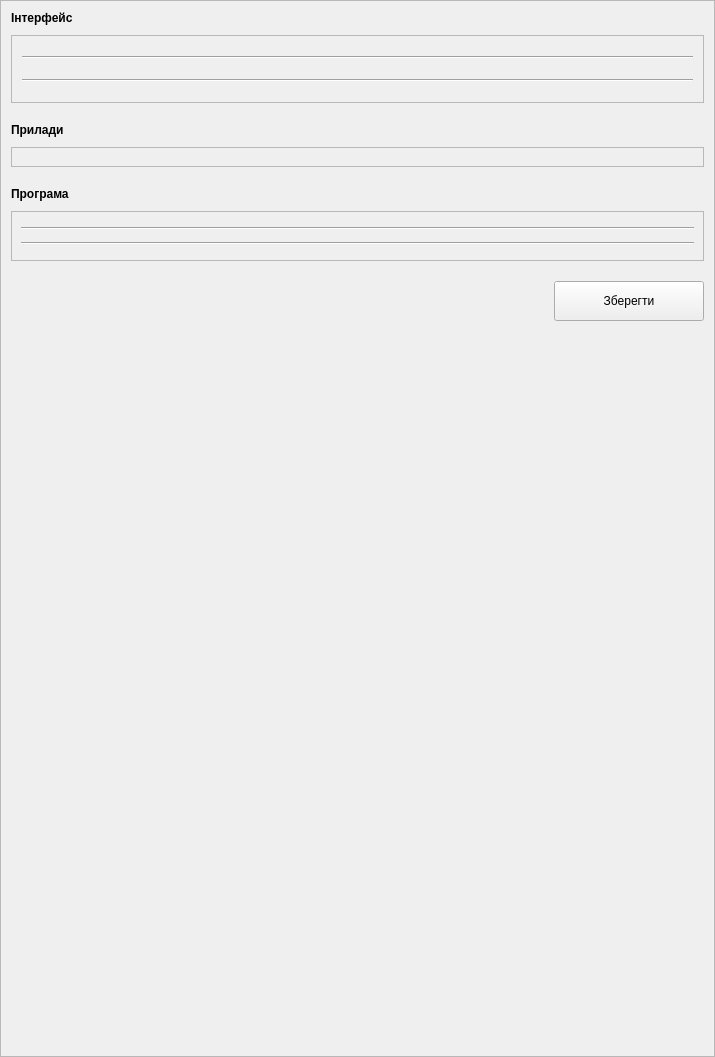
<?xml version="1.0" encoding="UTF-8"?>
<ui version="4.0">
 <class>SettingsPage</class>
 <widget class="QWidget" name="SettingsPage">
  <property name="geometry">
   <rect>
    <x>0</x>
    <y>0</y>
    <width>715</width>
    <height>1057</height>
   </rect>
  </property>
  <property name="windowTitle">
   <string>Form</string>
  </property>
  <layout class="QVBoxLayout" name="verticalLayout">
   <property name="spacing">
    <number>0</number>
   </property>
   <property name="leftMargin">
    <number>0</number>
   </property>
   <property name="topMargin">
    <number>0</number>
   </property>
   <property name="rightMargin">
    <number>0</number>
   </property>
   <property name="bottomMargin">
    <number>0</number>
   </property>
   <item>
    <widget class="QScrollArea" name="scrollArea">
     <property name="sizePolicy">
      <sizepolicy hsizetype="Expanding" vsizetype="Expanding">
       <horstretch>0</horstretch>
       <verstretch>0</verstretch>
      </sizepolicy>
     </property>
     <property name="widgetResizable">
      <bool>true</bool>
     </property>
     <widget class="QWidget" name="scrollAreaWidgetContents">
      <property name="geometry">
       <rect>
        <x>0</x>
        <y>0</y>
        <width>699</width>
        <height>1063</height>
       </rect>
      </property>
      <layout class="QVBoxLayout" name="verticalLayout_4">
       <property name="spacing">
        <number>0</number>
       </property>
       <property name="leftMargin">
        <number>0</number>
       </property>
       <property name="topMargin">
        <number>0</number>
       </property>
       <property name="rightMargin">
        <number>0</number>
       </property>
       <property name="bottomMargin">
        <number>0</number>
       </property>
       <item>
        <widget class="QFrame" name="frameSettings">
         <property name="frameShape">
          <enum>QFrame::Shape::NoFrame</enum>
         </property>
         <layout class="QVBoxLayout" name="verticalLayout_2">
          <property name="spacing">
           <number>20</number>
          </property>
          <property name="leftMargin">
           <number>10</number>
          </property>
          <property name="topMargin">
           <number>10</number>
          </property>
          <property name="rightMargin">
           <number>10</number>
          </property>
          <property name="bottomMargin">
           <number>10</number>
          </property>
          <item>
           <widget class="QFrame" name="FrameUI">
            <layout class="QVBoxLayout" name="verticalLayout_7">
             <property name="spacing">
              <number>10</number>
             </property>
             <property name="leftMargin">
              <number>0</number>
             </property>
             <property name="topMargin">
              <number>0</number>
             </property>
             <property name="rightMargin">
              <number>0</number>
             </property>
             <property name="bottomMargin">
              <number>0</number>
             </property>
             <item>
              <widget class="QLabel" name="label">
               <property name="sizePolicy">
                <sizepolicy hsizetype="Preferred" vsizetype="Maximum">
                 <horstretch>0</horstretch>
                 <verstretch>0</verstretch>
                </sizepolicy>
               </property>
               <property name="font">
                <font>
                 <bold>true</bold>
                </font>
               </property>
               <property name="text">
                <string>Інтерфейс</string>
               </property>
              </widget>
             </item>
             <item>
              <widget class="QFrame" name="subFrameInterface">
               <property name="frameShape">
                <enum>QFrame::Shape::StyledPanel</enum>
               </property>
               <layout class="QVBoxLayout" name="verticalLayout_3">
                <property name="spacing">
                 <number>10</number>
                </property>
                <property name="leftMargin">
                 <number>10</number>
                </property>
                <property name="topMargin">
                 <number>10</number>
                </property>
                <property name="rightMargin">
                 <number>10</number>
                </property>
                <property name="bottomMargin">
                 <number>10</number>
                </property>
                <item>
                 <widget class="SettingsFieldCombobox" name="fontSizeMod" native="true"/>
                </item>
                <item>
                 <widget class="Line" name="line">
                  <property name="orientation">
                   <enum>Qt::Orientation::Horizontal</enum>
                  </property>
                 </widget>
                </item>
                <item>
                 <widget class="SettingsFieldCombobox" name="fontDeltaSize" native="true"/>
                </item>
                <item>
                 <widget class="Line" name="line_2">
                  <property name="orientation">
                   <enum>Qt::Orientation::Horizontal</enum>
                  </property>
                 </widget>
                </item>
                <item>
                 <widget class="SettingsFieldCombobox" name="appTheme" native="true"/>
                </item>
               </layout>
              </widget>
             </item>
            </layout>
           </widget>
          </item>
          <item>
           <widget class="QFrame" name="frameDeviceList">
            <property name="frameShape">
             <enum>QFrame::Shape::NoFrame</enum>
            </property>
            <property name="frameShadow">
             <enum>QFrame::Shadow::Raised</enum>
            </property>
            <layout class="QVBoxLayout" name="verticalLayout_8">
             <property name="spacing">
              <number>10</number>
             </property>
             <property name="leftMargin">
              <number>0</number>
             </property>
             <property name="topMargin">
              <number>0</number>
             </property>
             <property name="rightMargin">
              <number>0</number>
             </property>
             <property name="bottomMargin">
              <number>0</number>
             </property>
             <item>
              <widget class="QLabel" name="label_4">
               <property name="font">
                <font>
                 <bold>true</bold>
                </font>
               </property>
               <property name="text">
                <string>Прилади</string>
               </property>
              </widget>
             </item>
             <item>
              <widget class="QFrame" name="subFrameDevices">
               <property name="frameShape">
                <enum>QFrame::Shape::StyledPanel</enum>
               </property>
               <property name="frameShadow">
                <enum>QFrame::Shadow::Raised</enum>
               </property>
               <layout class="QVBoxLayout" name="verticalLayout_11">
               </layout>
              </widget>
             </item>
            </layout>
           </widget>
          </item>
          <item>
           <widget class="QFrame" name="FrameProg">
            <property name="frameShape">
             <enum>QFrame::Shape::NoFrame</enum>
            </property>
            <layout class="QVBoxLayout" name="verticalLayout_9">
             <property name="spacing">
              <number>10</number>
             </property>
             <property name="leftMargin">
              <number>0</number>
             </property>
             <property name="topMargin">
              <number>0</number>
             </property>
             <property name="rightMargin">
              <number>0</number>
             </property>
             <property name="bottomMargin">
              <number>0</number>
             </property>
             <item>
              <widget class="QLabel" name="label_3">
               <property name="font">
                <font>
                 <bold>true</bold>
                </font>
               </property>
               <property name="text">
                <string>Програма</string>
               </property>
              </widget>
             </item>
             <item>
              <widget class="QFrame" name="subFrameProg">
               <property name="frameShape">
                <enum>QFrame::Shape::StyledPanel</enum>
               </property>
               <layout class="QVBoxLayout" name="verticalLayout_10">
                <item>
                 <widget class="SettingsFieldSpinBox" name="dataSaveDistance" native="true"/>
                </item>
                <item>
                 <widget class="Line" name="line_11">
                  <property name="orientation">
                   <enum>Qt::Orientation::Horizontal</enum>
                  </property>
                 </widget>
                </item>
                <item>
                 <widget class="SettingsFieldSpinBox" name="dataSavePeriod" native="true"/>
                </item>
                <item>
                 <widget class="Line" name="line_13">
                  <property name="orientation">
                   <enum>Qt::Orientation::Horizontal</enum>
                  </property>
                 </widget>
                </item>
                <item>
                 <widget class="SettingsFieldButton" name="mapSettingsField" native="true"/>
                </item>
               </layout>
              </widget>
             </item>
            </layout>
           </widget>
          </item>
          <item>
           <layout class="QHBoxLayout" name="horizontalLayout_2">
            <item>
             <spacer name="horizontalSpacer">
              <property name="orientation">
               <enum>Qt::Orientation::Horizontal</enum>
              </property>
              <property name="sizeHint" stdset="0">
               <size>
                <width>40</width>
                <height>20</height>
               </size>
              </property>
             </spacer>
            </item>
            <item>
             <widget class="QPushButton" name="pushButtonSave">
              <property name="minimumSize">
               <size>
                <width>150</width>
                <height>40</height>
               </size>
              </property>
              <property name="text">
               <string>Зберегти</string>
              </property>
             </widget>
            </item>
           </layout>
          </item>
          <item>
           <spacer name="verticalSpacer">
            <property name="orientation">
             <enum>Qt::Orientation::Vertical</enum>
            </property>
            <property name="sizeHint" stdset="0">
             <size>
              <width>468</width>
              <height>218</height>
             </size>
            </property>
           </spacer>
          </item>
         </layout>
        </widget>
       </item>
      </layout>
     </widget>
    </widget>
   </item>
  </layout>
 </widget>
 <customwidgets>
  <customwidget>
   <class>SettingsFieldCombobox</class>
   <extends>QWidget</extends>
   <header>./ui/modules/settingsfield/settingsfield.h</header>
   <container>1</container>
  </customwidget>
  <customwidget>
   <class>SettingsFieldSpinBox</class>
   <extends>QWidget</extends>
   <header>./ui/modules/settingsfield/settingsfield.h</header>
   <container>1</container>
  </customwidget>
  <customwidget>
   <class>SettingsFieldButton</class>
   <extends>QWidget</extends>
   <header>./ui/modules/settingsfield/settingsfield.h</header>
   <container>1</container>
  </customwidget>
 </customwidgets>
 <resources/>
 <connections/>
</ui>
